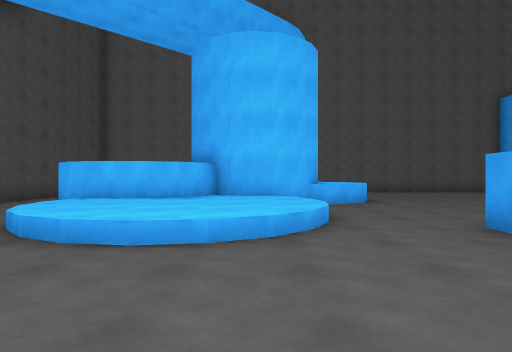
view 1 (above)

22 first-person views from a walk through a Unity game level. The camera is 1.4 m above the floor, looks level and sees 75° across. The floor is counted in squares, 2 m on a side. Each view is taken from the middle of a square. On the plan, view 1 faces up. The plan holds only what a view shows up to about 10 squares ahead; the rest is blank. The place goes on beyond the plan. Some animated figures are not drawn.

view 2
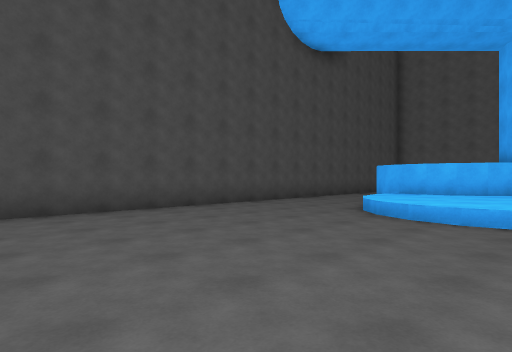

view 3
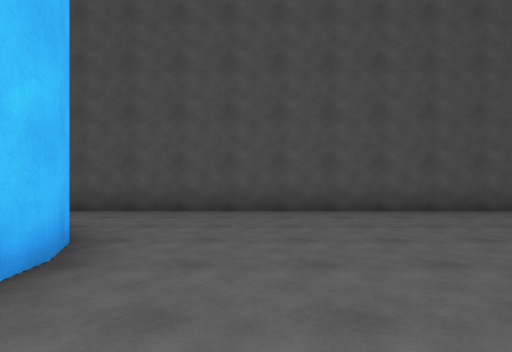

view 4
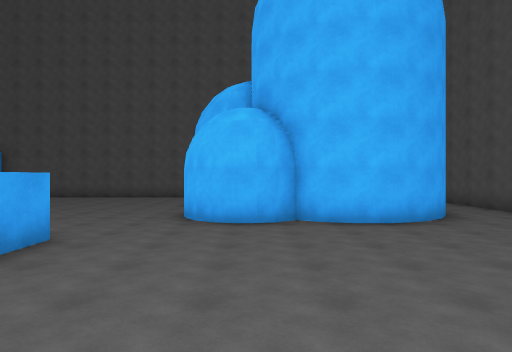

view 5
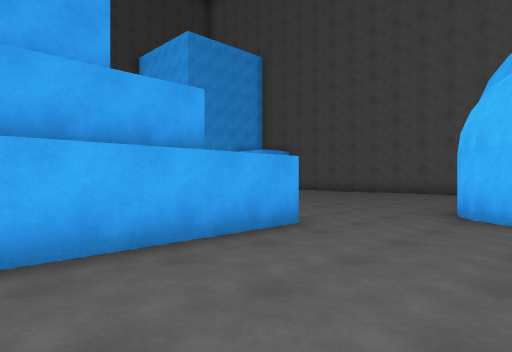

view 6
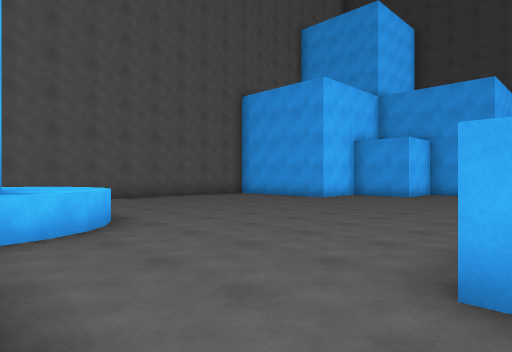

view 7
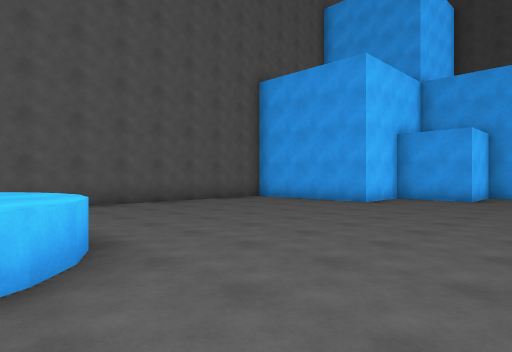

view 8
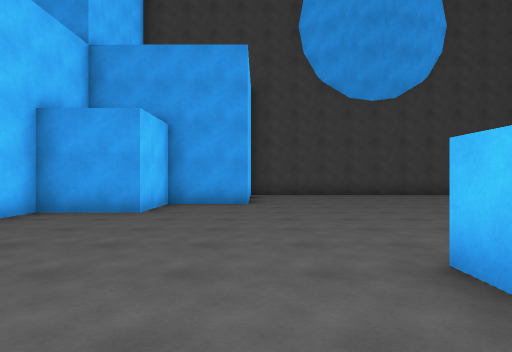

view 9
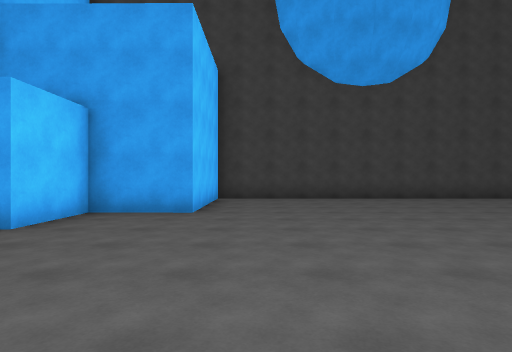

view 10
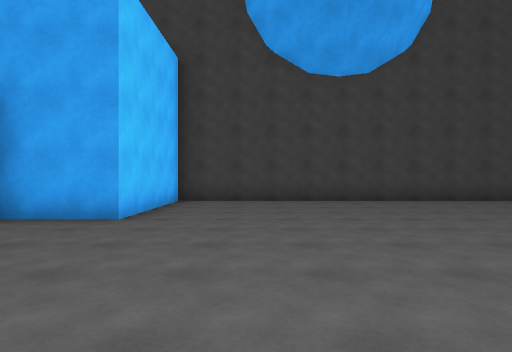

view 11
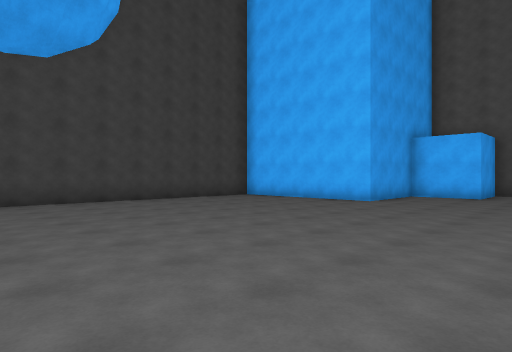

view 12
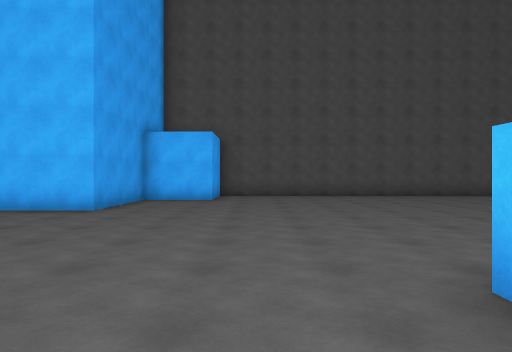

view 13
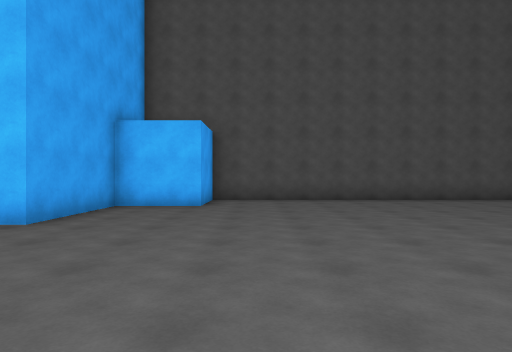

view 14
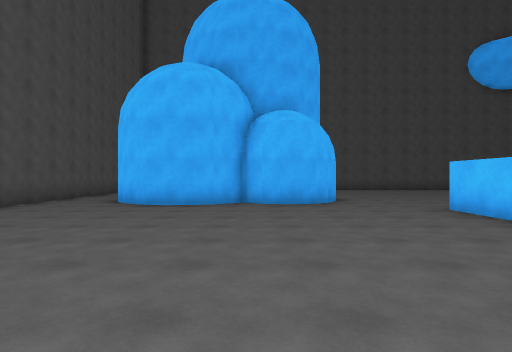

view 15
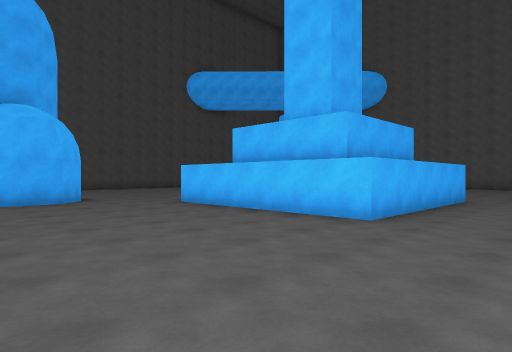

view 16
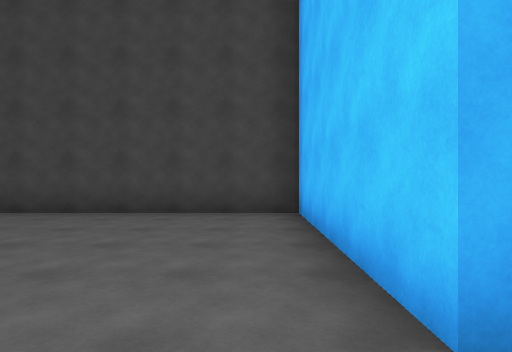

view 17
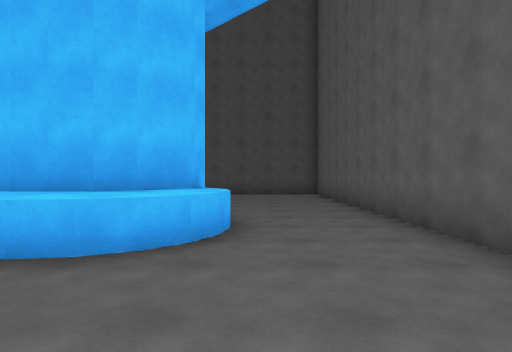

view 18
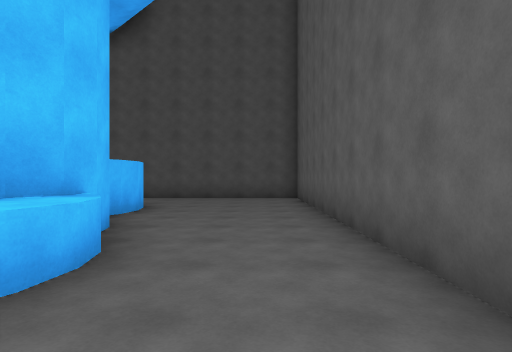

view 19
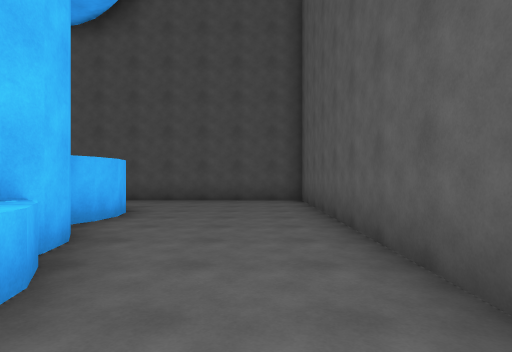

view 20
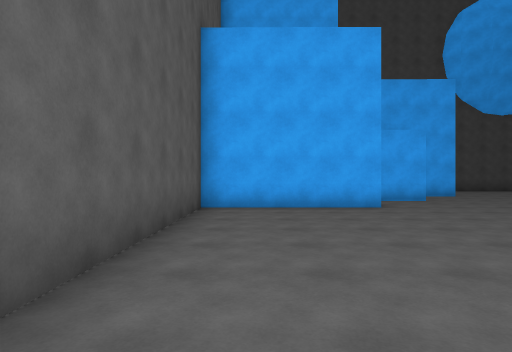

view 21
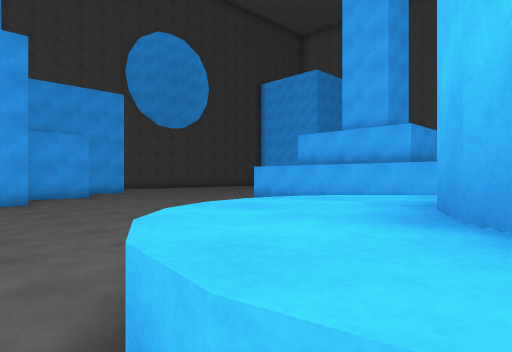

view 22
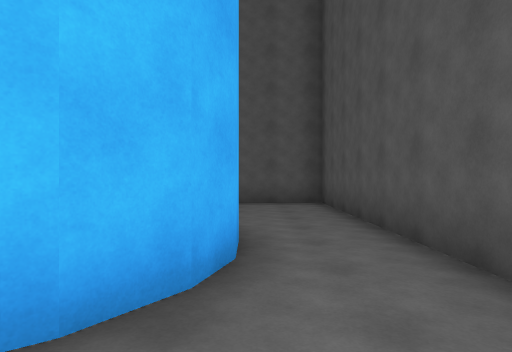

### Floor plan
Key: @ floor where view 1 was taken; # wall or solid block; . main floor; : floor 0.5 m higher than the main floor; / step, stairs or slope; ^ raised ledge.
Columns run from 7 left of view 1 to 19 right of it. Each row starts with its distance up from view 1.
 15 ###################
 14 #.................#
 13 #.................#
 12 #.................#
 11 #......##^........###
 10 #.. ### ^^^.........#
  9 #.   ## ^^^.........###
  8  . #  ###.............#
  7  ..#^^::/.............#####
  6 #../::::/.................#
  5 #...::::/.................#
  4 #.../::/..######..........#
  3 #.........#    #..........#
  2 #.........#    #..........#
  1 #.........#    #..........#
  0 #......@..#    #..........#
 -1 #.........######..........#
 -2 #.........................#
 -3 #...#####.................#
 -4 #..##   #.................#
 -5 #..#    #.................#
 -6 #..#    #............######
 -7 #..     #............#
 -8 #..     #............#
 -9 #..    ............###
-10 #..    ............#
-11 ###    #############

Where each view was taken, in squares from view 1:
view 1: 0 up, 0 right, facing up
view 2: 2 down, 0 right, facing up-left
view 3: 1 down, 0 right, facing left
view 4: 4 up, 0 right, facing down
view 5: 3 up, 0 right, facing down-right
view 6: 4 up, 1 right, facing up-right
view 7: 6 up, 2 right, facing up-right
view 8: 6 up, 6 right, facing right
view 9: 5 up, 8 right, facing right
view 10: 4 up, 9 right, facing right
view 11: 3 up, 9 right, facing down-right
view 12: 1 up, 10 right, facing down
view 13: 1 down, 10 right, facing down
view 14: 5 down, 10 right, facing left
view 15: 6 down, 11 right, facing up-left
view 16: 5 down, 12 right, facing right
view 17: 12 up, 6 right, facing left
view 18: 13 up, 4 right, facing left
view 19: 13 up, 3 right, facing left
view 20: 13 up, 3 right, facing right
view 21: 12 up, 1 right, facing down-right
view 22: 2 down, 5 left, facing down
